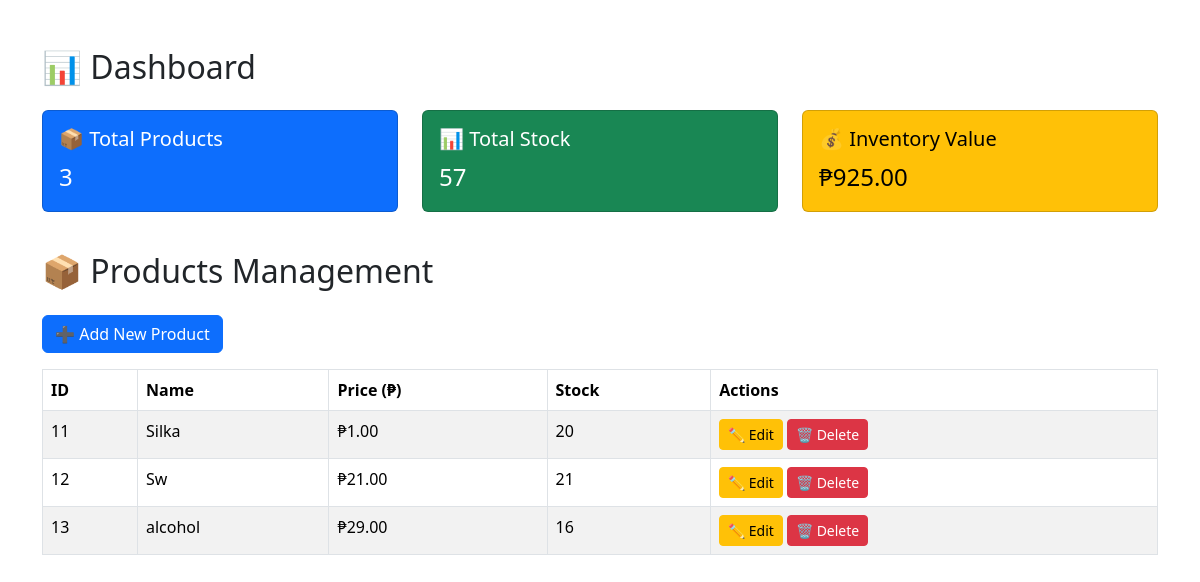
/products.php, run on the app's committed database.
### tables this page shows
CREATE TABLE `products` (
  `id` int(11) NOT NULL,
  `barcode` varchar(100) DEFAULT NULL,
  `product_name` varchar(100) NOT NULL,
  `price` decimal(10,2) NOT NULL,
  `stock` int(11) NOT NULL,
  `quantity` int(11) DEFAULT 0,
  `created_at` timestamp NOT NULL DEFAULT current_timestamp()
);

### products.php (the view, shortened to what this page needs)
<?php
include 'db.php';
$total_products = $conn->query("SELECT COUNT(*) AS total FROM products")->fetch_assoc()['total'];
$total_stock = $conn->query("SELECT SUM(quantity) AS stock FROM products")->fetch_assoc()['stock'];
$total_value = $conn->query("SELECT SUM(price * quantity) AS value FROM products")->fetch_assoc()['value'];
$sql = "SELECT * FROM products";
$result = $conn->query($sql);
?>
<!DOCTYPE html>
<html>
<head>
    <link rel="stylesheet" href="https://cdn.jsdelivr.net/npm/bootstrap@5.3.2/dist/css/bootstrap.min.css">
</head>
<body>
<div class="container mt-5">
    <h2 class="mb-4">📊 Dashboard</h2>
    <div class="row mb-4">
        <div class="col-md-4">
            <div class="card text-bg-primary mb-3">
                <div class="card-body">
                    <h5 class="card-title">📦 Total Products</h5>
                    <p class="card-text fs-4"><?= $total_products ?></p>
                </div>
            </div>
        </div>
        <div class="col-md-4">
            <div class="card text-bg-success mb-3">
                <div class="card-body">
                    <h5 class="card-title">📊 Total Stock</h5>
                    <p class="card-text fs-4"><?= $total_stock ?: 0 ?></p>
                </div>
            </div>
        </div>
        <div class="col-md-4">
            <div class="card text-bg-warning mb-3">
                <div class="card-body">
                    <h5 class="card-title">💰 Inventory Value</h5>
                    <p class="card-text fs-4">₱<?= number_format($total_value ?: 0, 2) ?></p>
                </div>
            </div>
        </div>
    </div>
    <h2 class="mb-4">📦 Products Management</h2>
    <a href="add_product.php" class="btn btn-primary mb-3">➕ Add New Product</a>
    <table class="table table-bordered table-striped">
        <thead>
            <tr>
                <th>ID</th>
                <th>Name</th>
                <th>Price (₱)</th>
                <th>Stock</th>
                <th>Actions</th>
            </tr>
        </thead>
        <tbody>
            <?php while($row = $result->fetch_assoc()): ?>
                <tr>
                    <td><?= $row['id'] ?></td>
                    <td><?= $row['product_name'] ?></td>
                    <td>₱<?= number_format($row['price'], 2) ?></td>
                    <td><?= $row['quantity'] ?></td>
                    <td>
                        <a href="edit_product.php?id=<?= $row['id'] ?>" class="btn btn-warning btn-sm">✏ Edit</a>
                        <a href="delete_product.php?id=<?= $row['id'] ?>" class="btn btn-danger btn-sm" onclick="return confirm('Are you sure?')">🗑 Delete</a>
                    </td>
                </tr>
            <?php endwhile; ?>
        </tbody>
    </table>
</div>
</body>
</html>

### data on the page
products: id "11", product_name "Silka", price "1.00", quantity "20"
products: id "12", product_name "Sw", price "21.00", quantity "21"
products: id "13", product_name "alcohol", price "29.00", quantity "16"

### other printed values
$total_products "3"
$total_stock ?: 0 "57"
$total_value ?: 0 "925.00"
